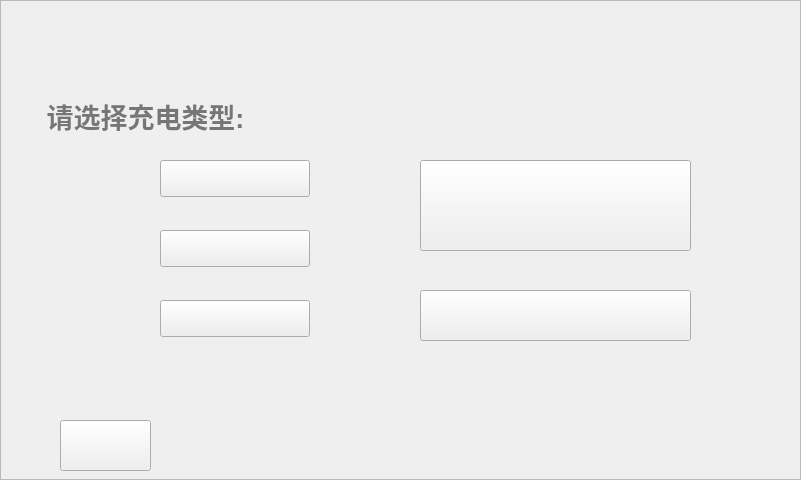
<?xml version="1.0" encoding="UTF-8"?>
<ui version="4.0">
 <class>p09_chargetypechoose_dialog</class>
 <widget class="QDialog" name="p09_chargetypechoose_dialog">
  <property name="geometry">
   <rect>
    <x>0</x>
    <y>0</y>
    <width>801</width>
    <height>480</height>
   </rect>
  </property>
  <property name="windowTitle">
   <string>Dialog</string>
  </property>
  <widget class="QFrame" name="frame">
   <property name="geometry">
    <rect>
     <x>0</x>
     <y>0</y>
     <width>801</width>
     <height>480</height>
    </rect>
   </property>
   <property name="styleSheet">
    <string notr="true">background-image: url(:/new/prefix/pic_resource/interface/interface_05.png);</string>
   </property>
   <property name="frameShape">
    <enum>QFrame::StyledPanel</enum>
   </property>
   <property name="frameShadow">
    <enum>QFrame::Raised</enum>
   </property>
   <widget class="QPushButton" name="pbtn_cancel">
    <property name="geometry">
     <rect>
      <x>420</x>
      <y>290</y>
      <width>271</width>
      <height>51</height>
     </rect>
    </property>
    <property name="font">
     <font>
      <pointsize>20</pointsize>
      <weight>75</weight>
      <bold>true</bold>
     </font>
    </property>
    <property name="focusPolicy">
     <enum>Qt::NoFocus</enum>
    </property>
    <property name="styleSheet">
     <string notr="true">border-image: url(:/new/prefix/pic_resource/otherwidget/button_05.png);
border-image: url(:/charway/pic_resource/chargeway/cancel_1.png);</string>
    </property>
    <property name="text">
     <string/>
    </property>
   </widget>
   <widget class="QPushButton" name="pbtn_auto">
    <property name="geometry">
     <rect>
      <x>420</x>
      <y>160</y>
      <width>271</width>
      <height>91</height>
     </rect>
    </property>
    <property name="font">
     <font>
      <pointsize>20</pointsize>
      <weight>75</weight>
      <bold>true</bold>
     </font>
    </property>
    <property name="focusPolicy">
     <enum>Qt::NoFocus</enum>
    </property>
    <property name="styleSheet">
     <string notr="true">background-image: url(:/new/prefix/pic_resource/otherwidget/button_03.png);
border-image: url(:/charway/pic_resource/chargeway/charbyauto_1.png);</string>
    </property>
    <property name="text">
     <string/>
    </property>
   </widget>
   <widget class="QPushButton" name="pbtn_bytime">
    <property name="geometry">
     <rect>
      <x>160</x>
      <y>230</y>
      <width>150</width>
      <height>37</height>
     </rect>
    </property>
    <property name="font">
     <font>
      <pointsize>20</pointsize>
      <weight>75</weight>
      <bold>true</bold>
     </font>
    </property>
    <property name="focusPolicy">
     <enum>Qt::NoFocus</enum>
    </property>
    <property name="styleSheet">
     <string notr="true">border-image: url(:/charway/pic_resource/chargeway/chargebytime_1.png);</string>
    </property>
    <property name="text">
     <string/>
    </property>
   </widget>
   <widget class="QLabel" name="label_title">
    <property name="geometry">
     <rect>
      <x>20</x>
      <y>100</y>
      <width>251</width>
      <height>31</height>
     </rect>
    </property>
    <property name="palette">
     <palette>
      <active>
       <colorrole role="WindowText">
        <brush brushstyle="SolidPattern">
         <color alpha="255">
          <red>118</red>
          <green>118</green>
          <blue>118</blue>
         </color>
        </brush>
       </colorrole>
      </active>
      <inactive>
       <colorrole role="WindowText">
        <brush brushstyle="SolidPattern">
         <color alpha="255">
          <red>118</red>
          <green>118</green>
          <blue>118</blue>
         </color>
        </brush>
       </colorrole>
      </inactive>
      <disabled>
       <colorrole role="WindowText">
        <brush brushstyle="SolidPattern">
         <color alpha="255">
          <red>106</red>
          <green>104</green>
          <blue>100</blue>
         </color>
        </brush>
       </colorrole>
      </disabled>
     </palette>
    </property>
    <property name="font">
     <font>
      <family>Ubuntu</family>
      <pointsize>20</pointsize>
      <weight>75</weight>
      <italic>false</italic>
      <bold>true</bold>
      <kerning>true</kerning>
     </font>
    </property>
    <property name="styleSheet">
     <string notr="true">background-image: url(:/background/qrc/background/frame_white_.png);</string>
    </property>
    <property name="text">
     <string>请选择充电类型:</string>
    </property>
    <property name="alignment">
     <set>Qt::AlignCenter</set>
    </property>
   </widget>
   <widget class="QPushButton" name="pbtn_byenergy">
    <property name="geometry">
     <rect>
      <x>160</x>
      <y>300</y>
      <width>150</width>
      <height>37</height>
     </rect>
    </property>
    <property name="font">
     <font>
      <pointsize>20</pointsize>
      <weight>75</weight>
      <bold>true</bold>
     </font>
    </property>
    <property name="focusPolicy">
     <enum>Qt::NoFocus</enum>
    </property>
    <property name="styleSheet">
     <string notr="true">border-image: url(:/charway/pic_resource/chargeway/chargebyelectrity_1.png);</string>
    </property>
    <property name="text">
     <string/>
    </property>
   </widget>
   <widget class="QPushButton" name="pbtn_bymoney">
    <property name="geometry">
     <rect>
      <x>160</x>
      <y>160</y>
      <width>150</width>
      <height>37</height>
     </rect>
    </property>
    <property name="font">
     <font>
      <pointsize>20</pointsize>
      <weight>75</weight>
      <bold>true</bold>
     </font>
    </property>
    <property name="focusPolicy">
     <enum>Qt::NoFocus</enum>
    </property>
    <property name="styleSheet">
     <string notr="true">border-image: url(:/charway/pic_resource/chargeway/chargebymoney_1.png);</string>
    </property>
    <property name="text">
     <string/>
    </property>
   </widget>
   <widget class="QPushButton" name="pbtn_return">
    <property name="geometry">
     <rect>
      <x>60</x>
      <y>420</y>
      <width>91</width>
      <height>51</height>
     </rect>
    </property>
    <property name="font">
     <font>
      <pointsize>20</pointsize>
      <weight>75</weight>
      <bold>true</bold>
     </font>
    </property>
    <property name="focusPolicy">
     <enum>Qt::NoFocus</enum>
    </property>
    <property name="styleSheet">
     <string notr="true">background-image: url(:/charway/pic_resource/chargeway/bluebkgd.png);
border-image: url(:/new/prefix/pic_resource/otherwidget/return.png);</string>
    </property>
    <property name="text">
     <string/>
    </property>
   </widget>
   <widget class="QFrame" name="frame_time">
    <property name="geometry">
     <rect>
      <x>470</x>
      <y>30</y>
      <width>311</width>
      <height>30</height>
     </rect>
    </property>
    <property name="styleSheet">
     <string notr="true">background-image: url(:/charway/pic_resource/chargeway/bluebkgd.png);</string>
    </property>
    <property name="frameShape">
     <enum>QFrame::NoFrame</enum>
    </property>
    <property name="frameShadow">
     <enum>QFrame::Raised</enum>
    </property>
    <widget class="QLabel" name="label_net">
     <property name="geometry">
      <rect>
       <x>10</x>
       <y>0</y>
       <width>25</width>
       <height>25</height>
      </rect>
     </property>
     <property name="styleSheet">
      <string notr="true">background-image: url(:/new/prefix/pic_resource/otherwidget/netstat_good.png);</string>
     </property>
     <property name="text">
      <string/>
     </property>
    </widget>
    <widget class="QLabel" name="label_sysdate">
     <property name="geometry">
      <rect>
       <x>50</x>
       <y>5</y>
       <width>131</width>
       <height>22</height>
      </rect>
     </property>
     <property name="palette">
      <palette>
       <active>
        <colorrole role="WindowText">
         <brush brushstyle="SolidPattern">
          <color alpha="255">
           <red>255</red>
           <green>255</green>
           <blue>255</blue>
          </color>
         </brush>
        </colorrole>
        <colorrole role="Text">
         <brush brushstyle="SolidPattern">
          <color alpha="255">
           <red>255</red>
           <green>255</green>
           <blue>255</blue>
          </color>
         </brush>
        </colorrole>
       </active>
       <inactive>
        <colorrole role="WindowText">
         <brush brushstyle="SolidPattern">
          <color alpha="255">
           <red>255</red>
           <green>255</green>
           <blue>255</blue>
          </color>
         </brush>
        </colorrole>
        <colorrole role="Text">
         <brush brushstyle="SolidPattern">
          <color alpha="255">
           <red>255</red>
           <green>255</green>
           <blue>255</blue>
          </color>
         </brush>
        </colorrole>
       </inactive>
       <disabled>
        <colorrole role="WindowText">
         <brush brushstyle="SolidPattern">
          <color alpha="255">
           <red>106</red>
           <green>104</green>
           <blue>100</blue>
          </color>
         </brush>
        </colorrole>
        <colorrole role="Text">
         <brush brushstyle="SolidPattern">
          <color alpha="255">
           <red>106</red>
           <green>104</green>
           <blue>100</blue>
          </color>
         </brush>
        </colorrole>
       </disabled>
      </palette>
     </property>
     <property name="font">
      <font>
       <pointsize>22</pointsize>
       <weight>50</weight>
       <bold>false</bold>
      </font>
     </property>
     <property name="styleSheet">
      <string notr="true">background-image: url(:/background/qrc/background/mainlab_phonenum.png);</string>
     </property>
     <property name="text">
      <string/>
     </property>
    </widget>
    <widget class="QLabel" name="label_systime">
     <property name="geometry">
      <rect>
       <x>190</x>
       <y>5</y>
       <width>110</width>
       <height>22</height>
      </rect>
     </property>
     <property name="palette">
      <palette>
       <active>
        <colorrole role="WindowText">
         <brush brushstyle="SolidPattern">
          <color alpha="255">
           <red>255</red>
           <green>255</green>
           <blue>255</blue>
          </color>
         </brush>
        </colorrole>
        <colorrole role="Text">
         <brush brushstyle="SolidPattern">
          <color alpha="255">
           <red>255</red>
           <green>255</green>
           <blue>255</blue>
          </color>
         </brush>
        </colorrole>
       </active>
       <inactive>
        <colorrole role="WindowText">
         <brush brushstyle="SolidPattern">
          <color alpha="255">
           <red>255</red>
           <green>255</green>
           <blue>255</blue>
          </color>
         </brush>
        </colorrole>
        <colorrole role="Text">
         <brush brushstyle="SolidPattern">
          <color alpha="255">
           <red>255</red>
           <green>255</green>
           <blue>255</blue>
          </color>
         </brush>
        </colorrole>
       </inactive>
       <disabled>
        <colorrole role="WindowText">
         <brush brushstyle="SolidPattern">
          <color alpha="255">
           <red>106</red>
           <green>104</green>
           <blue>100</blue>
          </color>
         </brush>
        </colorrole>
        <colorrole role="Text">
         <brush brushstyle="SolidPattern">
          <color alpha="255">
           <red>106</red>
           <green>104</green>
           <blue>100</blue>
          </color>
         </brush>
        </colorrole>
       </disabled>
      </palette>
     </property>
     <property name="font">
      <font>
       <pointsize>22</pointsize>
       <weight>50</weight>
       <bold>false</bold>
      </font>
     </property>
     <property name="styleSheet">
      <string notr="true">background-image: url(:/background/qrc/background/mainlab_phonenum.png);</string>
     </property>
     <property name="text">
      <string/>
     </property>
    </widget>
   </widget>
  </widget>
 </widget>
 <resources/>
 <connections/>
</ui>
